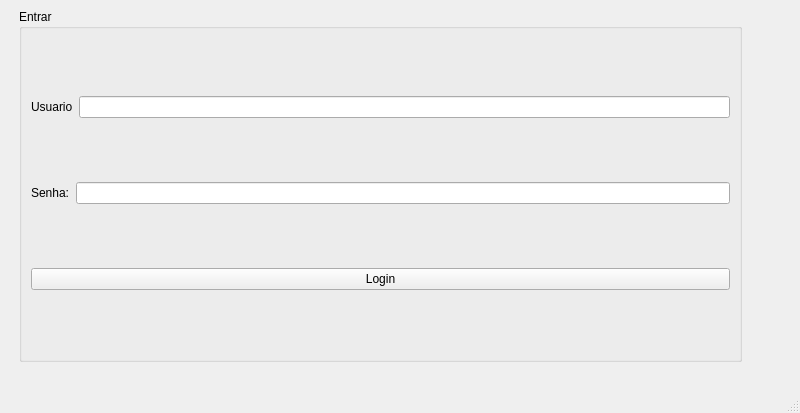
<?xml version="1.0" encoding="UTF-8"?>
<ui version="4.0">
 <class>MainWindow</class>
 <widget class="QMainWindow" name="MainWindow">
  <property name="geometry">
   <rect>
    <x>0</x>
    <y>0</y>
    <width>800</width>
    <height>413</height>
   </rect>
  </property>
  <property name="windowTitle">
   <string>MainWindow</string>
  </property>
  <widget class="QWidget" name="centralwidget">
   <widget class="QStackedWidget" name="stackedWidget">
    <property name="geometry">
     <rect>
      <x>10</x>
      <y>0</y>
      <width>741</width>
      <height>371</height>
     </rect>
    </property>
    <property name="currentIndex">
     <number>0</number>
    </property>
    <widget class="QWidget" name="page">
     <layout class="QHBoxLayout" name="horizontalLayout_5">
      <item>
       <widget class="QGroupBox" name="groupBox">
        <property name="title">
         <string>Entrar</string>
        </property>
        <layout class="QGridLayout" name="gridLayout">
         <item row="0" column="0">
          <layout class="QHBoxLayout" name="horizontalLayout">
           <item>
            <widget class="QLabel" name="labelUsuario">
             <property name="text">
              <string>Usuario</string>
             </property>
            </widget>
           </item>
           <item>
            <widget class="QLineEdit" name="lineEditUsuario"/>
           </item>
          </layout>
         </item>
         <item row="1" column="0">
          <layout class="QHBoxLayout" name="horizontalLayout_2">
           <item>
            <widget class="QLabel" name="label_2Senha">
             <property name="text">
              <string>Senha:</string>
             </property>
            </widget>
           </item>
           <item>
            <widget class="QLineEdit" name="lineEdit_2Senha"/>
           </item>
          </layout>
         </item>
         <item row="2" column="0">
          <widget class="QPushButton" name="pushButtonConfirmar">
           <property name="text">
            <string>Login</string>
           </property>
          </widget>
         </item>
        </layout>
       </widget>
      </item>
     </layout>
    </widget>
    <widget class="QWidget" name="page_2"/>
   </widget>
  </widget>
  <widget class="QMenuBar" name="menubar">
   <property name="geometry">
    <rect>
     <x>0</x>
     <y>0</y>
     <width>800</width>
     <height>21</height>
    </rect>
   </property>
  </widget>
  <widget class="QStatusBar" name="statusbar"/>
 </widget>
 <resources/>
 <connections/>
</ui>
